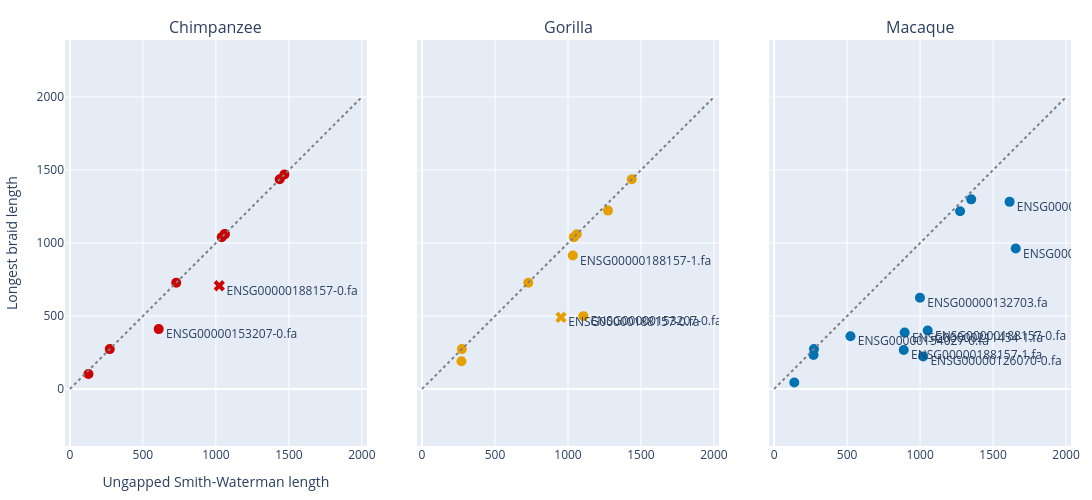

The notebook cell this image was saved under:
### Code cell
from plotly.subplots import make_subplots

# Create 1-row, 3-column subplot
combined_fig = make_subplots(
    rows=1, cols=3,
    subplot_titles=["Chimpanzee", "Gorilla", "Macaque"],
    horizontal_spacing=0.05,
    shared_yaxes=True,
    shared_xaxes=True
)

# Add each figure's trace manually into the subplot
for idx, species in enumerate(["Chimpanzee", "Gorilla", "Macaque"], start=1):
    for trace in figures[species].data:
        combined_fig.add_trace(trace, row=1, col=idx)

# Apply layout settings
combined_fig.update_layout(
    width=1500,
    height=500,
    showlegend=False,
    xaxis_title="Ungapped Smith-Waterman length",
    yaxis_title="Longest braid length",
    margin=dict(l=50, r=20, t=40, b=40),
)

# Set all axes to the same scale and bounds
axis_range = [0, 2000]
for i in range(1, 4):
    combined_fig.update_xaxes(range=axis_range, scaleanchor=f"y{i}", row=1, col=i)
    combined_fig.update_yaxes(range=axis_range, row=1, col=i)

combined_fig.show()

### Figure 1 — Plotly figure (JSON) as saved in the notebook; plotly's stock layout.template omitted (floating-point values rounded to 4 significant figures)
{"data": [{"customdata": [["ENSG00000204518.fa"], ["ENSG00000169717.fa"], ["ENSG00000134249-0.fa"], ["ENSG00000126070-0.fa"], ["ENSG00000188157-1.fa"], ["ENSG00000153207-0.fa"], ["ENSG00000154027-0.fa"], ["ENSG00000053371-1.fa"], ["ENSG00000132703.fa"]], "hovertemplate": "species=Chimpanzee<br>cycle_status=no_cycles<br>madb_ungapped_sw_length=%{x}<br>madb_longest_braid_length=%{y}<br>unique_id=%{customdata[0]}<extra></extra>", "legendgroup": "Chimpanzee, no_cycles", "marker": {"color": "#CC0000", "size": 10, "symbol": "circle"}, "mode": "markers", "name": "Chimpanzee, no_cycles", "orientation": "v", "showlegend": false, "type": "scatter", "x": [273, 1437, 1469, 1060, 1061, 608, 728, 127, 1040], "xaxis": "x", "y": [273, 1437, 1469, 1060, 1061, 410, 728, 103, 1040], "yaxis": "y"}, {"customdata": [["ENSG00000188157-0.fa"], ["ENSG00000134262.fa"]], "hovertemplate": "species=Chimpanzee<br>cycle_status=has_cycles<br>madb_ungapped_sw_length=%{x}<br>madb_longest_braid_length=%{y}<br>unique_id=%{customdata[0]}<extra></extra>", "legendgroup": "Chimpanzee, has_cycles", "marker": {"color": "#CC0000", "size": 10, "symbol": "x"}, "mode": "markers", "name": "Chimpanzee, has_cycles", "orientation": "v", "showlegend": false, "type": "scatter", "x": [1023, 5381], "xaxis": "x", "y": [707, 3332], "yaxis": "y"}, {"line": {"color": "gray", "dash": "dot"}, "marker": {"size": 10}, "mode": "lines", "showlegend": false, "type": "scatter", "x": [0, 2000], "xaxis": "x", "y": [0, 2000], "yaxis": "y"}, {"marker": {"size": 10}, "mode": "text", "showlegend": false, "text": ["ENSG00000188157-0.fa", "ENSG00000153207-0.fa", "ENSG00000134262.fa"], "textposition": "bottom right", "type": "scatter", "x": [1073, 658, 5431], "xaxis": "x", "y": [707, 410, 3332], "yaxis": "y"}, {"customdata": [["ENSG00000204518.fa"], ["ENSG00000169717.fa"], ["ENSG00000134249-0.fa"], ["ENSG00000035687-0.fa"], ["ENSG00000126070-0.fa"], ["ENSG00000188157-1.fa"], ["ENSG00000153207-0.fa"], ["ENSG00000154027-0.fa"], ["ENSG00000053371-1.fa"], ["ENSG00000171819.fa"], ["ENSG00000132703.fa"], ["ENSG00000117362.fa"]], "hovertemplate": "species=Gorilla<br>cycle_status=no_cycles<br>madb_ungapped_sw_length=%{x}<br>madb_longest_braid_length=%{y}<br>unique_id=%{customdata[0]}<extra></extra>", "legendgroup": "Gorilla, no_cycles", "marker": {"color": "#E69F00", "size": 10, "symbol": "circle"}, "mode": "markers", "name": "Gorilla, no_cycles", "orientation": "v", "showlegend": false, "type": "scatter", "x": [270, 1437, 1274, 4733, 1060, 1033, 1105, 728, 273, 6605, 1040, 4007], "xaxis": "x2", "y": [190, 1437, 1222, 1952, 1060, 914, 499, 728, 273, 3384, 1040, 2092], "yaxis": "y2"}, {"customdata": [["ENSG00000126070-1.fa"], ["ENSG00000188157-0.fa"], ["ENSG00000053371-0.fa"], ["ENSG00000134262.fa"], ["ENSG00000142632-0.fa"]], "hovertemplate": "species=Gorilla<br>cycle_status=has_cycles<br>madb_ungapped_sw_length=%{x}<br>madb_longest_braid_length=%{y}<br>unique_id=%{customdata[0]}<extra></extra>", "legendgroup": "Gorilla, has_cycles", "marker": {"color": "#E69F00", "size": 10, "symbol": "x"}, "mode": "markers", "name": "Gorilla, has_cycles", "orientation": "v", "showlegend": false, "type": "scatter", "x": [5172, 952, 5168, 8056, 4585], "xaxis": "x2", "y": [1497, 491, 3550, 3360, 1845], "yaxis": "y2"}, {"line": {"color": "gray", "dash": "dot"}, "marker": {"size": 10}, "mode": "lines", "showlegend": false, "type": "scatter", "x": [0, 2000], "xaxis": "x2", "y": [0, 2000], "yaxis": "y2"}, {"marker": {"size": 10}, "mode": "text", "showlegend": false, "text": ["ENSG00000035687-0.fa", "ENSG00000126070-1.fa", "ENSG00000188157-0.fa", "ENSG00000188157-1.fa", "ENSG00000153207-0.fa", "ENSG00000053371-0.fa", "ENSG00000171819.fa", "ENSG00000117362.fa", "ENSG00000134262.fa", "ENSG00000142632-0.fa"], "textposition": "bottom right", "type": "scatter", "x": [4783, 5222, 1002, 1083, 1155, 5218, 6655, 4057, 8106, 4635], "xaxis": "x2", "y": [1952, 1497, 491, 914, 499, 3550, 3384, 2092, 3360, 1845], "yaxis": "y2"}, {"customdata": [["ENSG00000204518.fa"], ["ENSG00000213088.fa"], ["ENSG00000143632.fa"], ["ENSG00000169717.fa"], ["ENSG00000134249-0.fa"], ["ENSG00000126070-0.fa"], ["ENSG00000188157-0.fa"], ["ENSG00000188157-1.fa"], ["ENSG00000153207-0.fa"], ["ENSG00000154027-0.fa"], ["ENSG00000053371-1.fa"], ["ENSG00000211454-1.fa"], ["ENSG00000162482.fa"], ["ENSG00000171819.fa"], ["ENSG00000272031.fa"], ["ENSG00000132703.fa"]], "hovertemplate": "species=Macaque<br>cycle_status=no_cycles<br>madb_ungapped_sw_length=%{x}<br>madb_longest_braid_length=%{y}<br>unique_id=%{customdata[0]}<extra></extra>", "legendgroup": "Macaque, no_cycles", "marker": {"color": "#0072B2", "size": 10, "symbol": "circle"}, "mode": "markers", "name": "Macaque, no_cycles", "orientation": "v", "showlegend": false, "type": "scatter", "x": [138, 1613, 1655, 1350, 1274, 1021, 1052, 888, 270, 523, 273, 894, 2570, 3805, 4114, 999], "xaxis": "x3", "y": [44, 1282, 962, 1299, 1218, 223, 400, 267, 233, 361, 273, 386, 381, 679, 1808, 625], "yaxis": "y3"}, {"customdata": [["ENSG00000159346.fa"], ["ENSG00000174574-1.fa"], ["ENSG00000211454-0.fa"], ["ENSG00000173627.fa"]], "hovertemplate": "species=Macaque<br>cycle_status=has_cycles<br>madb_ungapped_sw_length=%{x}<br>madb_longest_braid_length=%{y}<br>unique_id=%{customdata[0]}<extra></extra>", "legendgroup": "Macaque, has_cycles", "marker": {"color": "#0072B2", "size": 10, "symbol": "x"}, "mode": "markers", "name": "Macaque, has_cycles", "orientation": "v", "showlegend": false, "type": "scatter", "x": [4787, 3277, 2690, 4543], "xaxis": "x3", "y": [1284, 598, 664, 1220], "yaxis": "y3"}, {"line": {"color": "gray", "dash": "dot"}, "marker": {"size": 10}, "mode": "lines", "showlegend": false, "type": "scatter", "x": [0, 2000], "xaxis": "x3", "y": [0, 2000], "yaxis": "y3"}, {"marker": {"size": 10}, "mode": "text", "showlegend": false, "text": ["ENSG00000213088.fa", "ENSG00000143632.fa", "ENSG00000126070-0.fa", "ENSG00000159346.fa", "ENSG00000188157-0.fa", "ENSG00000188157-1.fa", "ENSG00000154027-0.fa", "ENSG00000174574-1.fa", "ENSG00000211454-1.fa", "ENSG00000162482.fa", "ENSG00000211454-0.fa", "ENSG00000171819.fa", "ENSG00000272031.fa", "ENSG00000132703.fa", "ENSG00000173627.fa"], "textposition": "bottom right", "type": "scatter", "x": [1663, 1705, 1071, 4837, 1102, 938, 573, 3327, 944, 2620, 2740, 3855, 4164, 1049, 4593], "xaxis": "x3", "y": [1282, 962, 223, 1284, 400, 267, 361, 598, 386, 381, 664, 679, 1808, 625, 1220], "yaxis": "y3"}], "layout": {"annotations": [{"font": {"size": 16}, "showarrow": false, "text": "Chimpanzee", "x": 0.15, "xanchor": "center", "xref": "paper", "y": 1, "yanchor": "bottom", "yref": "paper"}, {"font": {"size": 16}, "showarrow": false, "text": "Gorilla", "x": 0.5, "xanchor": "center", "xref": "paper", "y": 1, "yanchor": "bottom", "yref": "paper"}, {"font": {"size": 16}, "showarrow": false, "text": "Macaque", "x": 0.85, "xanchor": "center", "xref": "paper", "y": 1, "yanchor": "bottom", "yref": "paper"}], "height": 500, "margin": {"b": 40, "l": 50, "r": 20, "t": 40}, "showlegend": false, "width": 1500, "xaxis": {"anchor": "y", "domain": [0, 0.3], "range": [0, 2000], "scaleanchor": "y", "title": {"text": "Ungapped Smith-Waterman length"}}, "xaxis2": {"anchor": "y2", "domain": [0.35, 0.65], "range": [0, 2000], "scaleanchor": "y2"}, "xaxis3": {"anchor": "y3", "domain": [0.7, 1], "range": [0, 2000], "scaleanchor": "y3"}, "yaxis": {"anchor": "x", "domain": [0, 1], "range": [0, 2000], "title": {"text": "Longest braid length"}}, "yaxis2": {"anchor": "x2", "domain": [0, 1], "matches": "y", "range": [0, 2000], "showticklabels": false}, "yaxis3": {"anchor": "x3", "domain": [0, 1], "matches": "y", "range": [0, 2000], "showticklabels": false}}}
